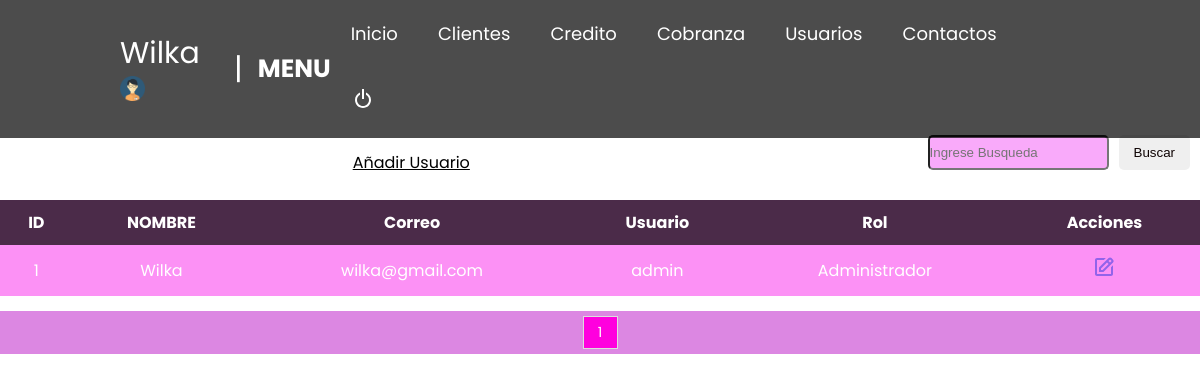
Page /sistema/user_list.php (signed in) on the earlier database version.
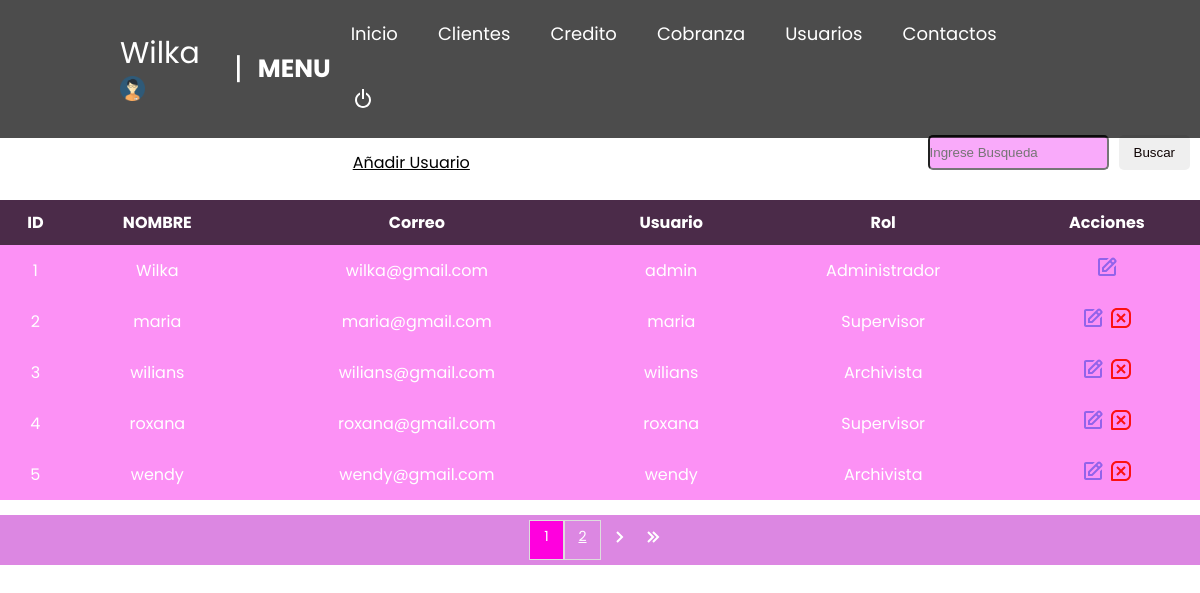
Same page on the later database version.
### tables this page shows
CREATE TABLE `usuario` (
  `idusuario` int(11) NOT NULL,
  `nombre` varchar(50) DEFAULT NULL,
  `correo` varchar(100) DEFAULT NULL,
  `usuario` varchar(15) DEFAULT NULL,
  `clave` varchar(100) DEFAULT NULL,
  `rol` int(11) DEFAULT NULL,
  `estatus` int(11) NOT NULL DEFAULT '1'
);

CREATE TABLE `rol` (
  `idrol` int(11) NOT NULL,
  `rol` varchar(20) DEFAULT NULL
);

### sistema/user_list.php (the view, shortened to what this page needs)
<?php
	include "../conexion.php";
?>
<!DOCTYPE html>
<html>
<head>
	<?php include "includes/scripts.php"; ?>
	<?php include "includes/header.php"; ?>
</head>
<body>
			<br>
			<br>
			<br>
			<br>
			<br>
	<section class="user_list">
		<h1>Lista de Usuarios</h1>
		<a href="new_user.php" class="btn_new">Añadir Usuario</a>
		<form action="search_user.php" method="get" class="search ">
			<input type="text" name="busqueda" id="busqueda" placeholder="Ingrese Busqueda" class="link_search">
			<input type="submit" value="Buscar" class="btn_search">
		</form>
		<table>
			<tr>
			<th>ID</th>
			<th>NOMBRE</th>
			<th>Correo</th>
			<th>Usuario</th>
			<th>Rol</th>
			<th>Acciones</th>
			</tr>
<?php
		$sql_registe = mysqli_query($conection, "SELECT COUNT(*) as total_registro FROM usuario WHERE estatus = 1");
		$result_register = mysqli_fetch_array($sql_registe);
		$total_registro = $result_register['total_registro'];
		$por_pagina = 5;
		if (empty($_GET['pagina'])) {
			$pagina = 1;
		}else{
			$pagina = $_GET['pagina'];
		}
		$desde = ($pagina-1) * $por_pagina;
		$total_paginas = ceil($total_registro / $por_pagina);
	$query = mysqli_query($conection,"SELECT u.idusuario, u.nombre, u.correo, u.usuario, r.rol FROM usuario u INNER JOIN rol r ON u.rol = r.idrol WHERE estatus = 1 ORDER BY u.idusuario ASC LIMIT $desde,$por_pagina");
	$result = mysqli_num_rows($query);
	if ($result > 0) {
		while ($data = mysqli_fetch_array($query)) {
			?>
			<tr>
				<td><?php echo $data['idusuario']; ?></td>
				<td><?php echo $data['nombre']; ?></td>
				<td><?php echo $data['correo']; ?></td>
				<td><?php echo $data['usuario']; ?></td>
				<td><?php echo $data['rol']; ?></td>
				<td>
					<a class="edit" href="edit_user.php?id=<?php echo $data['idusuario'];?>"><img src="assets/edit.svg" class="edit"></a>
					<?php
						if ($data['idusuario'] != 1) {
					 ?>
					<a class="delete" href="delete_user.php?id=<?php echo $data['idusuario'];?>"><img src="assets/delete.svg" class="delete"></a>
					<?php
				}
					 ?>
				</td>
			</tr>
<?php
		}
	}
?>
		</table>
		<div class="select">
			<ul>
				<?php
				for ($i=1; $i <= $total_paginas; $i++) {
				if ($i == $pagina) {
					echo '<li class="selectPage">'.$i.'</li>';
				}else{
					echo '<li class="page"><a href="?pagina='.$i.'">'.$i.'</a></li>';
				}
					}
					if ($pagina != $total_paginas) {
				 ?>
				<li><a href="?pagina=<?php echo $pagina+1; ?>"><img src="assets/arrow_rigth.svg"></a></li>
				<li><a href="?pagina=<?php echo $total_paginas; ?>"><img src="assets/arrow_final.svg"></a></li>
			<?php } ?>
			</ul>
		</div>
	</section>

### sistema/includes/scripts.php
<link rel="stylesheet" type="text/css" href="css/index.css">
<link rel="stylesheet" type="text/css" href="css/user_list.css">
<link rel="stylesheet" type="text/css" href="css/search.css">

### sistema/includes/header.php (shortened to what this page needs)
<?php include "includes/scripts.php"; ?>
<header class="header">
		<div><span class="user"><?php echo $_SESSION['nombre']; ?></span>
		<img class="photouser" src="img/user.png" alt="Usuario"></div>
		<span class="user"> | </span>
		<div class="logo">Menu</div>
		<div>
		<?php include "includes/nav.php"; ?>
	</header>

### sistema/includes/nav.php (shortened to what this page needs)
<nav class="navigation">
			<ul>
				<li><a href="index.php">Inicio</a></li>
				<li><a href="">Clientes</a>
				</li>
				<li><a href="">Credito</a>
				</li>
				<li><a href="">Cobranza</a>
				</li>
				<li><a href="">Usuarios</a>
				</li>
				<li><a href="">Contactos</a></li>
				<li><a href="../close_sesion.php"><img src="assets/power.svg" alt="Salir" class="exit"></a></li>
			</ul>
		</nav>

### sistema/css/index.css (style rules this page uses)
*, *::before, *::after { margin: 0; padding: 0; box-sizing: inherit; }
body { font-family: 'Poppins', sans-serif; min-width: 100vh; box-sizing: border-box; min-height: 100vh; background: url(../img/background.png) no-repeat; background-position: center; background-size: cover; }
.header { position: fixed; top: 0; left: 0; right: 0; background-color: rgba(1, 1, 1, 0.7); padding: 0px 10%; display: flex; align-items: center; justify-content: space-between; z-index: 1000; }
.logo { font-size: 25px; text-transform: uppercase; color: #fff; font-weight: 700; }
.navigation ul { list-style: none; text-align: center; }
.header .navigation ul li { float: left; position: relative; }
.header .navigation ul li a { font-size: 18px; color: #FFF; text-decoration: none; padding: 20px; display: block; transition: all .2s ease; }
.user { color: #fff; font-size: 30px; margin-right: 15px; }
.photouser { margin-right: -10px; width: 25px; height: 25px; top: 0; }

### sistema/css/user_list.css (style rules this page uses)
.user_list h1 { font-size: 35px; display: inline-block; color: #FFF; }
.btn_new { display: inline-block; background: white; color: black; padding: 5px 25px; border-radius: 4px; margin: 20px; }
table { border-collapse: collapse; font-size: 12pt; font-family: 'Poppins', sans-serif; width: 100%; text-align: center; }
table th { text-align: left; padding: 10px; background-color: rgba(1, 1, 1, 0.7); color: #FFF; text-align: center; }
table tr:nth-child(n) { background: rgba(249, 36, 236, 0.5); color: #FFF; text-align: center; font-size: 16px; font-family: 'Poppins', sans-serif; }
table td { padding: 10px; }
.edit { display: inline-block; align-items: center; }
.delete { display: inline-block; align-items: center; }
.select ul { padding: 5px 5px; list-style: none; background: rgba(186, 16, 197, 0.5); margin-top: 15px; display: flex; justify-content: center; color: #FFF; }
.select a, .selectPage { color: #FFF; padding: 5px; display: inline-block; font-size: 14px; text-align: center; width: 35px; }
.selectPage { color: #FFF; background: #FF00DE; border: 1px solid #ddd; }
.page { border: 1px solid #ddd; }

### sistema/css/search.css (style rules this page uses)
.search { display: flex; float: right; background: initial; padding: 10px; border-radius: 10px; font-family: 'Poppins', sans-serif; }
.search .btn_search { background: ##FAF2FB; color: #0F0404; padding: 10px 15px; border: 0; cursor: pointer; margin-left: 10px; border-radius: 5px; }
.link_search { background: rgba(243, 86, 245, 0.5); color: #FFF; border-radius: 5px; }

Differences in the rows shown:
added usuario: idusuario "2", nombre "maria", correo "maria@gmail.com", usuario "maria", rol.rol "Supervisor"
added usuario: idusuario "3", nombre "wilians", correo "wilians@gmail.com", usuario "wilians", rol.rol "Archivista"
added usuario: idusuario "4", nombre "roxana", correo "roxana@gmail.com", usuario "roxana", rol.rol "Supervisor"
added usuario: idusuario "5", nombre "wendy", correo "wendy@gmail.com", usuario "wendy", rol.rol "Archivista"
Other differences:
new list line: "2"
